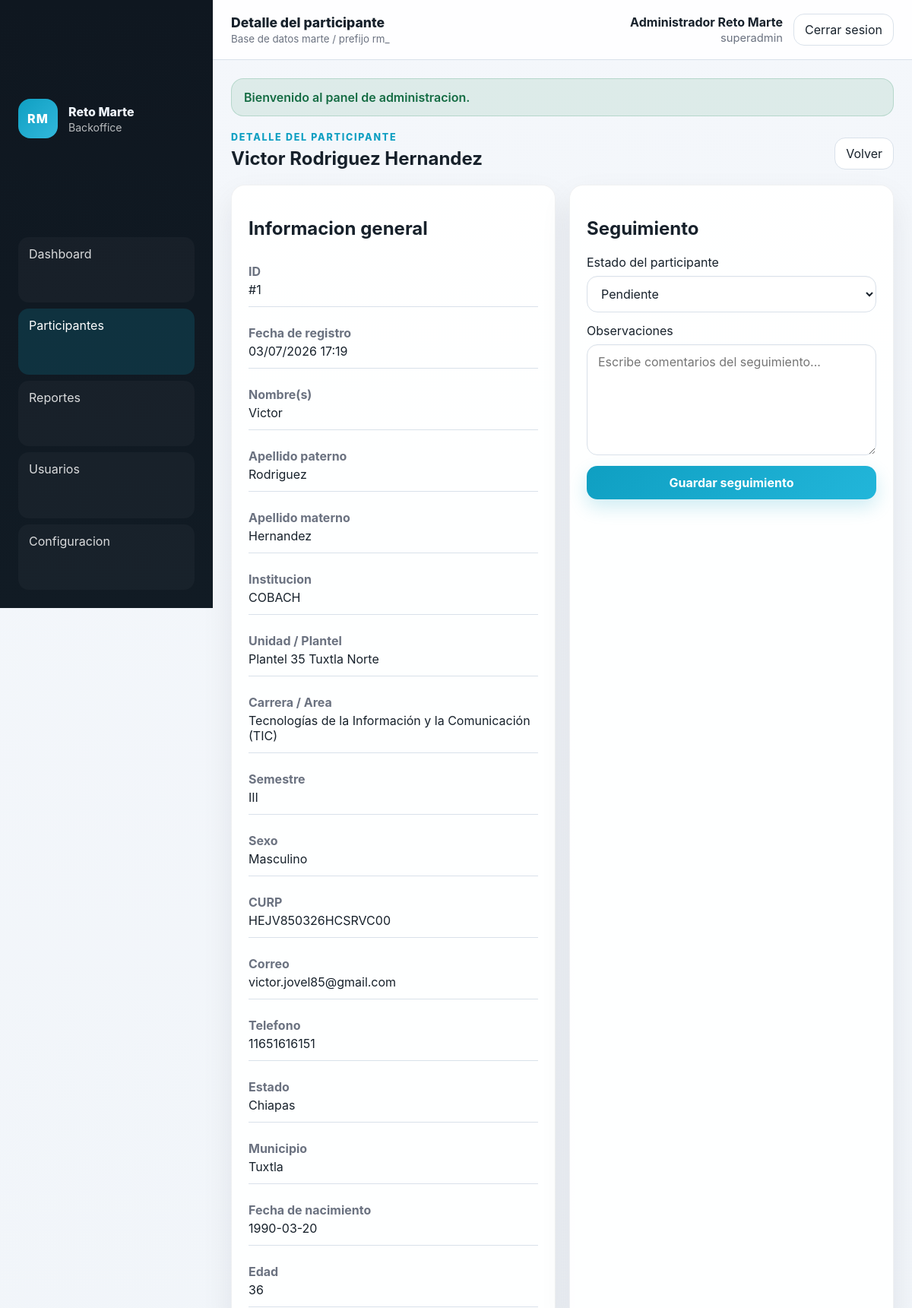
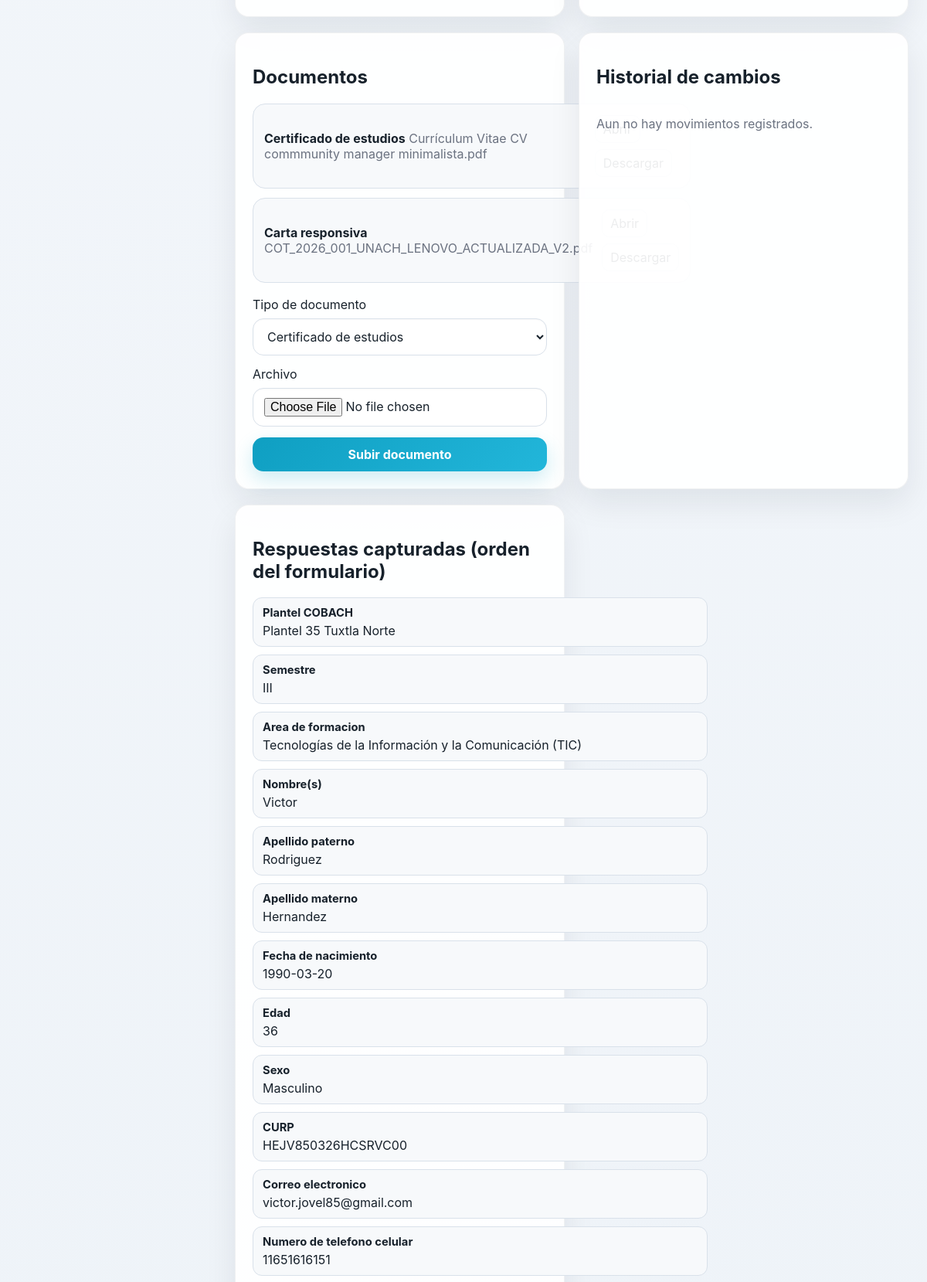
The app's page /admin/index.php?route=participant_show&id=1 (signed in, upper part) with its own data (2 pictures, top to bottom).
### tables this page shows
CREATE TABLE `rm_participants` (
  `rm_participant_id` bigint(20) UNSIGNED NOT NULL,
  `institution` enum('unach','cobach') NOT NULL,
  `first_name` varchar(120) NOT NULL,
  `last_name_paternal` varchar(120) NOT NULL,
  `last_name_maternal` varchar(120) NOT NULL,
  `birthdate` date NOT NULL,
  `age` tinyint(3) UNSIGNED NOT NULL,
  `gender` varchar(30) NOT NULL,
  `curp` varchar(18) NOT NULL,
  `email` varchar(190) NOT NULL,
  `phone` varchar(30) NOT NULL,
  `state_name` varchar(120) NOT NULL,
  `city_name` varchar(120) NOT NULL,
  `semester` varchar(8) NOT NULL,
  `unach_unit` varchar(255) DEFAULT NULL,
  `unach_major` varchar(180) DEFAULT NULL,
  `cobach_campus` varchar(180) DEFAULT NULL,
  `cobach_area` varchar(180) DEFAULT NULL,
  `responsiva_file_path` varchar(255) DEFAULT NULL,
  `certificado_file_path` varchar(255) DEFAULT NULL,
  `created_at` timestamp NOT NULL DEFAULT current_timestamp(),
  `updated_at` timestamp NOT NULL DEFAULT current_timestamp() ON UPDATE current_timestamp()
);

CREATE TABLE `rm_participant_documents` (
  `rm_document_id` bigint(20) UNSIGNED NOT NULL,
  `participant_id` bigint(20) UNSIGNED NOT NULL,
  `document_type` enum('curp','certificado','adjunto') NOT NULL DEFAULT 'adjunto',
  `document_name` varchar(255) NOT NULL,
  `file_path` varchar(255) NOT NULL,
  `mime_type` varchar(120) NOT NULL,
  `uploaded_by` bigint(20) UNSIGNED DEFAULT NULL,
  `created_at` timestamp NOT NULL DEFAULT current_timestamp(),
  `updated_at` timestamp NOT NULL DEFAULT current_timestamp() ON UPDATE current_timestamp()
);

### admin/app/helpers.php (called while the page is built, shortened)
<?php
function admin_h(?string $value): string
{
    return htmlspecialchars((string)$value, ENT_QUOTES, 'UTF-8');
}
function admin_url(string $route, array $params = []): string
{
    $query = array_merge(['route' => $route], $params);
    return 'index.php?' . http_build_query($query);
}
function admin_render(string $view, array $data = []): void
{
    extract($data, EXTR_SKIP);
    $viewFile = RM_VIEWS_PATH . '/' . $view . '.php';
    include $viewFile;
}
function admin_format_date(?string $value): string
{
    $timestamp = strtotime($value);
    return $timestamp ? date('d/m/Y H:i', $timestamp) : $value;
}

### admin/app/controllers/BackofficeController.php (called while the page is built, shortened)
<?php
class BackofficeController
{
    public function participantShow(): void
    {
        $participantId = (int) ($_GET['id'] ?? 0);
        $participant = $this->model->findParticipant($participantId);
        admin_render('participants/show', [
            'pageTitle' => 'Detalle del participante',
            'route' => 'participants',
            'participant' => $participant,
            'submission' => $this->model->findSubmission($participantId),
            'documents' => $this->model->getDocuments($participantId),
            'history' => $this->model->getObservationsHistory($participantId),
            'currentUser' => admin_current_user(),
        ]);
    }
}

### admin/index.php (called while the page is built, shortened)
<?php
$pdo = rm_get_pdo();
$model = new BackofficeModel($pdo);
$authController = new AuthController($model);
$backofficeController = new BackofficeController($model);
$route = $_GET['route'] ?? (admin_is_logged_in() ? 'dashboard' : 'login');
$routes = [
	'login' => [$authController, 'showLogin'],
	'authenticate' => [$authController, 'login'],
	'logout' => [$authController, 'logout'],
	'dashboard' => [$backofficeController, 'dashboard'],
	'participants' => [$backofficeController, 'participants'],
	'participant_show' => [$backofficeController, 'participantShow'],
	'reports' => [$backofficeController, 'reports'],
	'export' => [$backofficeController, 'export'],
	'users' => [$backofficeController, 'users'],
	'settings' => [$backofficeController, 'settings'],
	'not_found' => [$backofficeController, 'notFound'],
];
$action = $routes[$route] ?? $routes['not_found'];
call_user_func($action, $route);

### admin/app/models/BackofficeModel.php (called while the page is built, shortened)
<?php
class BackofficeModel
{
    public function currentStatusJoinSql(): string
    {
        return "LEFT JOIN (
            SELECT o1.*
            FROM rm_observaciones o1
            INNER JOIN (
                SELECT participant_id, MAX(rm_observation_id) AS latest_id
                FROM rm_observaciones
                GROUP BY participant_id
            ) latest ON latest.latest_id = o1.rm_observation_id
        ) obs ON obs.participant_id = p.rm_participant_id";
    }
    public function findParticipant(int $id): ?array
    {
        $statusJoin = $this->currentStatusJoinSql();
        $stmt = $this->pdo->prepare("SELECT
            p.*,
            CONCAT_WS(' ', p.first_name, p.last_name_paternal, p.last_name_maternal) AS full_name,
            CASE WHEN p.institution = 'unach' THEN p.unach_unit ELSE p.cobach_campus END AS location_label,
            CASE WHEN p.institution = 'unach' THEN p.unach_major ELSE p.cobach_area END AS program_label,
            COALESCE(obs.status, 'Pendiente') AS current_status,
            COALESCE(obs.observations, '') AS current_observations,
            obs.rm_observation_id AS observation_id,
            obs.updated_at AS observation_updated_at
            FROM rm_participants p {$statusJoin}
            WHERE p.rm_participant_id = :id
            LIMIT 1");
        $stmt->execute(['id' => $id]);
        $participant = $stmt->fetch();
        return $participant ?: null;
    }
    public function findSubmission(int $participantId): ?array
    {
        $stmt = $this->pdo->prepare('SELECT * FROM rm_participant_submissions WHERE participant_id = :id LIMIT 1');
        $stmt->execute(['id' => $participantId]);
        $submission = $stmt->fetch();
        return $submission ?: null;
    }
    public function getDocuments(int $participantId): array
    {
        $stmt = $this->pdo->prepare('SELECT * FROM rm_participant_documents WHERE participant_id = :id ORDER BY created_at DESC, rm_document_id DESC');
        $stmt->execute(['id' => $participantId]);
        $documents = $stmt->fetchAll();
        $participantStmt = $this->pdo->prepare('SELECT responsiva_file_path, certificado_file_path FROM rm_participants WHERE rm_participant_id = :id LIMIT 1');
        $participantStmt->execute(['id' => $participantId]);
        $participant = $participantStmt->fetch() ?: null;
        return $documents;
    }
}

### admin/app/views/participants/show.php (the view, shortened to what this page needs)
<?php
$docsByType = [];
foreach ($documents as $doc) {
  $docsByType[$doc['document_type']] = $doc;
}
$formData = is_array($submission ?? null) ? $submission : $participant;
?>
<section class="page-head">
  <div>
    <p class="eyebrow">Detalle del participante</p>
    <h1><?= admin_h($participant['full_name']) ?></h1>
  </div>
  <div class="page-actions">
    <a class="secondary-link" href="<?= admin_url('participants') ?>">Volver</a>
  </div>
</section>
<section class="detail-grid">
  <article class="detail-card">
    <h2>Informacion general</h2>
    <dl class="detail-list">
      <div><dt>ID</dt><dd>#<?= admin_h((string) $participant['rm_participant_id']) ?></dd></div>
      <div><dt>Fecha de registro</dt><dd><?= admin_h(admin_format_date($participant['created_at'])) ?></dd></div>
      <div><dt>Nombre(s)</dt><dd><?= admin_h($participant['first_name']) ?></dd></div>
      <div><dt>Apellido paterno</dt><dd><?= admin_h($participant['last_name_paternal']) ?></dd></div>
      <div><dt>Apellido materno</dt><dd><?= admin_h($participant['last_name_maternal']) ?></dd></div>
      <div><dt>Institucion</dt><dd><?= admin_h(strtoupper($participant['institution'])) ?></dd></div>
      <div><dt>Unidad / Plantel</dt><dd><?= admin_h($participant['location_label'] ?: '-') ?></dd></div>
      <div><dt>Carrera / Area</dt><dd><?= admin_h($participant['program_label'] ?: '-') ?></dd></div>
      <div><dt>Semestre</dt><dd><?= admin_h($participant['semester']) ?></dd></div>
      <div><dt>Sexo</dt><dd><?= admin_h($participant['gender']) ?></dd></div>
      <div><dt>CURP</dt><dd><?= admin_h($participant['curp']) ?></dd></div>
      <div><dt>Correo</dt><dd><?= admin_h($participant['email']) ?></dd></div>
      <div><dt>Telefono</dt><dd><?= admin_h($participant['phone']) ?></dd></div>
      <div><dt>Estado</dt><dd><?= admin_h($participant['state_name']) ?></dd></div>
      <div><dt>Municipio</dt><dd><?= admin_h($participant['city_name']) ?></dd></div>
      <div><dt>Fecha de nacimiento</dt><dd><?= admin_h($participant['birthdate']) ?></dd></div>
      <div><dt>Edad</dt><dd><?= admin_h((string) $participant['age']) ?></dd></div>
    </dl>
  </article>
  <article class="detail-card">
    <h2>Seguimiento</h2>
    <form method="post" action="<?= admin_url('participant_show', ['id' => $participant['rm_participant_id']]) ?>" class="followup-form">
      <label>
        <span>Estado del participante</span>
        <select name="status" required>
          <?php foreach (['Pendiente', 'Validado', 'Rechazado'] as $status): ?>
            <option value="<?= admin_h($status) ?>" <?= ($participant['current_status'] ?? 'Pendiente') === $status ? 'selected' : '' ?>><?= admin_h($status) ?></option>
          <?php endforeach; ?>
        </select>
      </label>
      <label>
        <span>Observaciones</span>
        <textarea name="observations" rows="6" placeholder="Escribe comentarios del seguimiento..."><?= admin_h($participant['current_observations'] ?? '') ?></textarea>
      </label>
      <button type="submit">Guardar seguimiento</button>
    </form>
  </article>
</section>
<section class="detail-grid two-up">
  <?php if ($participant['institution'] !== 'unach'): ?>
  <article class="detail-card">
    <h2>Documentos</h2>
    <div class="document-list">
      <?php foreach (['certificado' => 'Certificado de estudios', 'adjunto' => 'Carta responsiva'] as $type => $label): ?>
        <?php $doc = $docsByType[$type] ?? null; ?>
        <div class="document-item">
          <div>
            <strong><?= admin_h($label) ?></strong>
            <span><?= $doc ? admin_h($doc['document_name']) : 'Sin archivo' ?></span>
          </div>
          <?php if ($doc): ?>
            <?php
              $rawPath = (string)($doc['file_path'] ?? '');
              $docUrl = str_starts_with($rawPath, 'uploads/') ? '../' . $rawPath : $rawPath;
            ?>
            <div class="doc-actions">
              <a href="<?= admin_h($docUrl) ?>" target="_blank" rel="noopener">Abrir</a>
              <a href="<?= admin_h($docUrl) ?>" download>Descargar</a>
            </div>
          <?php else: ?>
            <span class="muted">Pendiente</span>
          <?php endif; ?>
        </div>
      <?php endforeach; ?>
    </div>
    <form method="post" action="<?= admin_url('participant_show', ['id' => $participant['rm_participant_id']]) ?>" class="upload-form" enctype="multipart/form-data">
      <label>
        <span>Tipo de documento</span>
        <select name="document_type" required>
          <option value="certificado">Certificado de estudios</option>
        </select>
      </label>
      <label>
        <span>Archivo</span>
        <input type="file" name="document_file" accept="application/pdf,image/jpeg,image/png" required />
      </label>
      <button type="submit">Subir documento</button>
    </form>
  </article>
  <?php endif; ?>
  <article class="detail-card">
    <h2>Historial de cambios</h2>
    <div class="history-list">
      <?php if (empty($history)): ?>
        <p class="muted">Aun no hay movimientos registrados.</p>
      <?php endif; ?>
    </div>
  </article>
</section>
<section class="detail-grid two-up">
  <article class="detail-card">
    <h2>Respuestas capturadas (orden del formulario)</h2>
    <div class="response-order-list">
      <?php foreach ($orderedResponses as $label => $value): ?>
        <div class="response-order-item">
          <strong><?= admin_h($label) ?></strong>
          <span><?= admin_h((string)($value !== '' ? $value : '-')) ?></span>
        </div>
      <?php endforeach; ?>
    </div>
  </article>
</section>

### admin/assets/admin.css (style rules this page uses)
:root { color-scheme: light; --bg: #eef2f6; --panel: #ffffff; --panel-soft: #f7f9fb; --text: #17212b; --muted: #6b7280; --line: #d9e1ea; --accent: #0f9fc2; --accent-dark: #0b728a; --success: #198754; --warning: #d97706; --danger: #dc3545; --shadow: 0 18px 40px rgba(15, 23, 42, 0.08); --radius: 18px; font-family: Inter, ui-sans-serif, system-ui, -apple-system, BlinkMacSystemFont, 'Segoe UI', sans-serif; }
* { box-sizing: border-box; }
html, body { margin: 0; min-height: 100%; background: linear-gradient(180deg, #f4f7fb 0%, #eef3f8 100%); color: var(--text); }
a { color: inherit; text-decoration: none; }
button, input, select, textarea { font: inherit; }
.auth-form label, .stack-form label, .filters-grid label, .followup-form label, .upload-form label { display: grid; gap: 8px; }
.auth-form input, .stack-form input, .stack-form select, .stack-form textarea, .filters-grid input, .filters-grid select, .followup-form select, .followup-form textarea, .upload-form input, .upload-form select { border: 1px solid var(--line); background: #fff; border-radius: 14px; padding: 12px 14px; color: var(--text); box-shadow: inset 0 1px 2px rgba(15,23,42,.03); }
.auth-form button, .stack-form button, .followup-form button, .upload-form button, .filters-actions button { border: 0; border-radius: 14px; padding: 12px 16px; background: linear-gradient(135deg, var(--accent) 0%, #22b6da 100%); color: #fff; font-weight: 700; cursor: pointer; box-shadow: 0 10px 24px rgba(15,159,194,.2); }
.admin-shell { min-height: 100vh; }
.logout-link, .secondary-link, .quick-links a, .pagination a { border: 1px solid var(--line); background: #fff; border-radius: 14px; padding: 10px 14px; display: inline-flex; align-items: center; justify-content: center; transition: .2s ease; }
.page-head { display: flex; align-items: end; justify-content: space-between; gap: 18px; }
.page-head h1 { margin: 6px 0 0; font-size: clamp(1.5rem, 2vw, 2.2rem); }
.eyebrow { margin: 0; text-transform: uppercase; letter-spacing: .14em; color: var(--accent); font-size: .78rem; font-weight: 800; }
.page-actions, .quick-links { display: flex; flex-wrap: wrap; gap: 10px; }
.stat-card, .panel-card, .detail-card, .table-card, .filters-card { background: rgba(255,255,255,.92); border: 1px solid rgba(15,23,42,.06); border-radius: var(--radius); box-shadow: var(--shadow); }
.panel-grid, .detail-grid { display: grid; grid-template-columns: repeat(2, minmax(0, 1fr)); gap: 18px; }
.panel-card, .detail-card { padding: 22px; }
.filters-grid label span, .detail-list dt, .document-item strong { font-weight: 700; }
.detail-list { display: grid; gap: 12px; margin: 0; }
.detail-list div { padding: 12px 0; border-bottom: 1px solid var(--line); }
.detail-list dt { color: var(--muted); margin-bottom: 4px; }
.detail-list dd { margin: 0; }
.followup-form, .upload-form, .stack-form { display: grid; gap: 14px; }
.followup-form textarea { resize: vertical; min-height: 140px; }
.document-list, .history-list { display: grid; gap: 12px; margin-bottom: 18px; }
.document-item, .history-item { background: var(--panel-soft); border: 1px solid var(--line); border-radius: 16px; padding: 14px; display: flex; align-items: center; justify-content: space-between; gap: 12px; }
.document-item span, .history-item span, .history-item small, .muted { color: var(--muted); }
.doc-actions { display: flex; gap: 8px; flex-wrap: wrap; }
.doc-actions a { border: 1px solid var(--line); border-radius: 10px; padding: 7px 10px; background: #fff; }
.response-order-list { display: grid; gap: 10px; }
.response-order-item { border: 1px solid var(--line); border-radius: 12px; background: var(--panel-soft); padding: 10px 12px; display: grid; gap: 4px; }
.response-order-item strong { font-size: .92rem; }

### records on screen
rm_participants: rm_participant_id "1", created_at "03/07/2026 17:19", first_name "Victor", last_name_paternal "Rodriguez", last_name_maternal "Hernandez", institution "COBACH", semester "III", gender "Masculino", curp "HEJV850326HCSRVC00", email "victor.jovel85@gmail.com", phone "11651616151", state_name "Chiapas", city_name "Tuxtla", birthdate "1990-03-20", age "36"
rm_participant_documents: label "Certificado de estudios", document_name "Currículum Vitae CV commmunity manager minimalista.pdf"
rm_participant_documents: label "Carta responsiva", document_name "COT_2026_001_UNACH_LENOVO_ACTUALIZADA_V2.pdf"

### other values on screen
admin_h($pageTitle ?? 'Panel') "Detalle del participante"
admin_h($currentUser['full_name'] ?? 'Administrador') "Administrador Reto Marte"
admin_h($currentUser['role_name'] ?? 'admin') "superadmin"
admin_h($flash['message'] ?? '') "Bienvenido al panel de administracion."
admin_h($participant['full_name']) "Victor Rodriguez Hernandez"
admin_h($participant['location_label'] ?: '-') "Plantel 35 Tuxtla Norte"
admin_h($participant['program_label'] ?: '-') "Tecnologías de la Información y la Comunicación (TIC)"
admin_h($label) "Plantel COBACH"
admin_h((string)($value !== '' ? $value : '-')) "Plantel 35 Tuxtla Norte"
admin_h($label) "Semestre"
admin_h((string)($value !== '' ? $value : '-')) "III"
admin_h($label) "Area de formacion"
admin_h((string)($value !== '' ? $value : '-')) "Tecnologías de la Información y la Comunicación (TIC)"
admin_h($label) "Nombre(s)"
admin_h((string)($value !== '' ? $value : '-')) "Victor"
